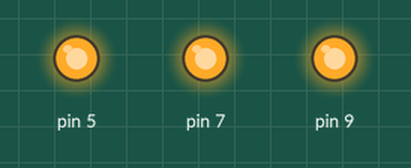
This sketch was run on a simulated Arduino Uno, built with avr-gcc and run on an emulated ATmega328P. On the bench: output pins drawn as LEDs (lit = HIGH).

Above: at 0.5 s.
At 3.5 s:
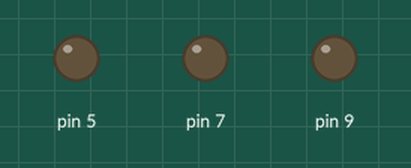
Timing chart, 0 to 4.6 s (numbered marks = the images above):
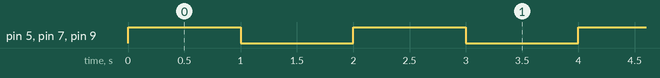

The sketch:

piscar3Leds.ino
```cpp
//C++
//programa para piscar 3 leds consecultivamente

void setup() {
  // configuração das portas 9,7 e 5 como saídas
  pinMode(9, OUTPUT);
  pinMode(7, OUTPUT);
  pinMode(5, OUTPUT);
}

void loop() {
  // mandar valor alto para as portas 9, 7 e 5 para acender as leds
  digitalWrite(9, HIGH);
  digitalWrite(7, HIGH);
  digitalWrite(5, HIGH);
  //  esperar 1 segundo
  delay(1000);
  //  mandar valor baixo para apagar as leds
  digitalWrite(9, LOW);
  digitalWrite(7, LOW);
  digitalWrite(5, LOW);
  //  esperar 1 segundo
  delay(1000);
}
```

Measured:
- by itself, pin 5, pin 7, pin 9: alternates HIGH for 1.0 s and LOW for 1.0 s
